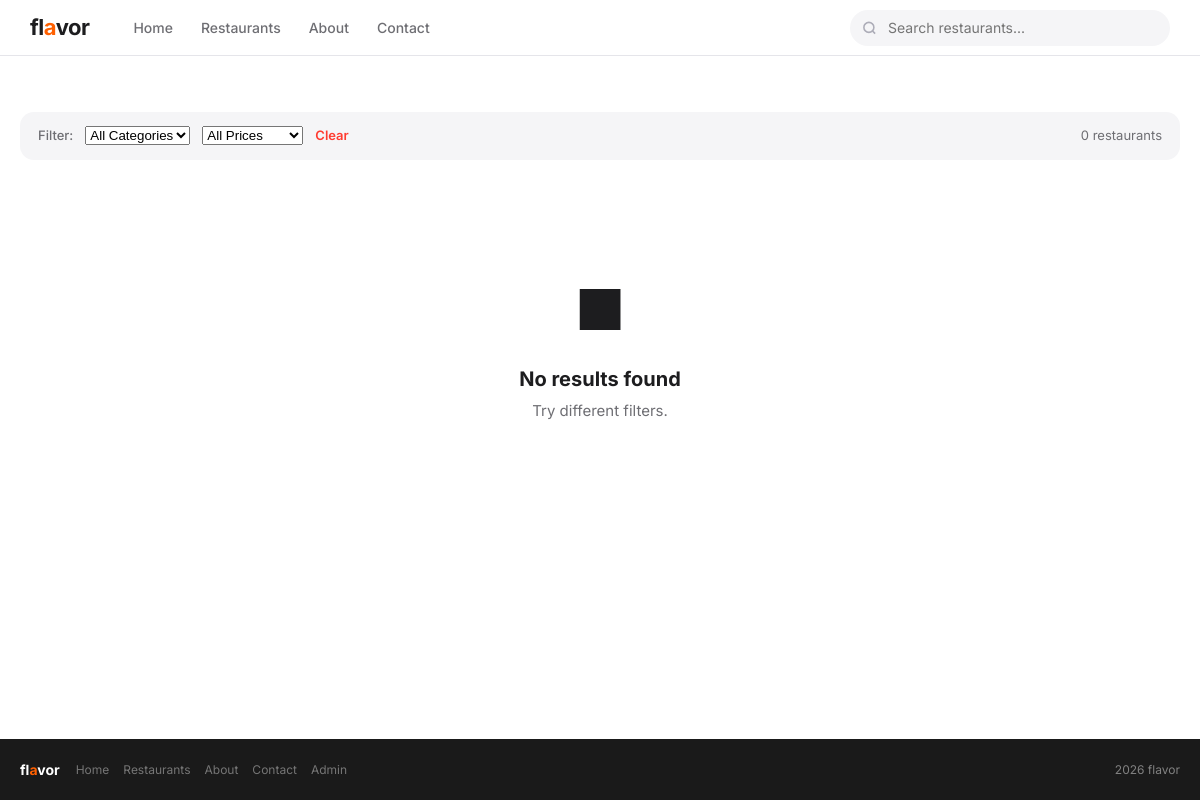
Page /restaurants/?category=1 on the earlier database version.
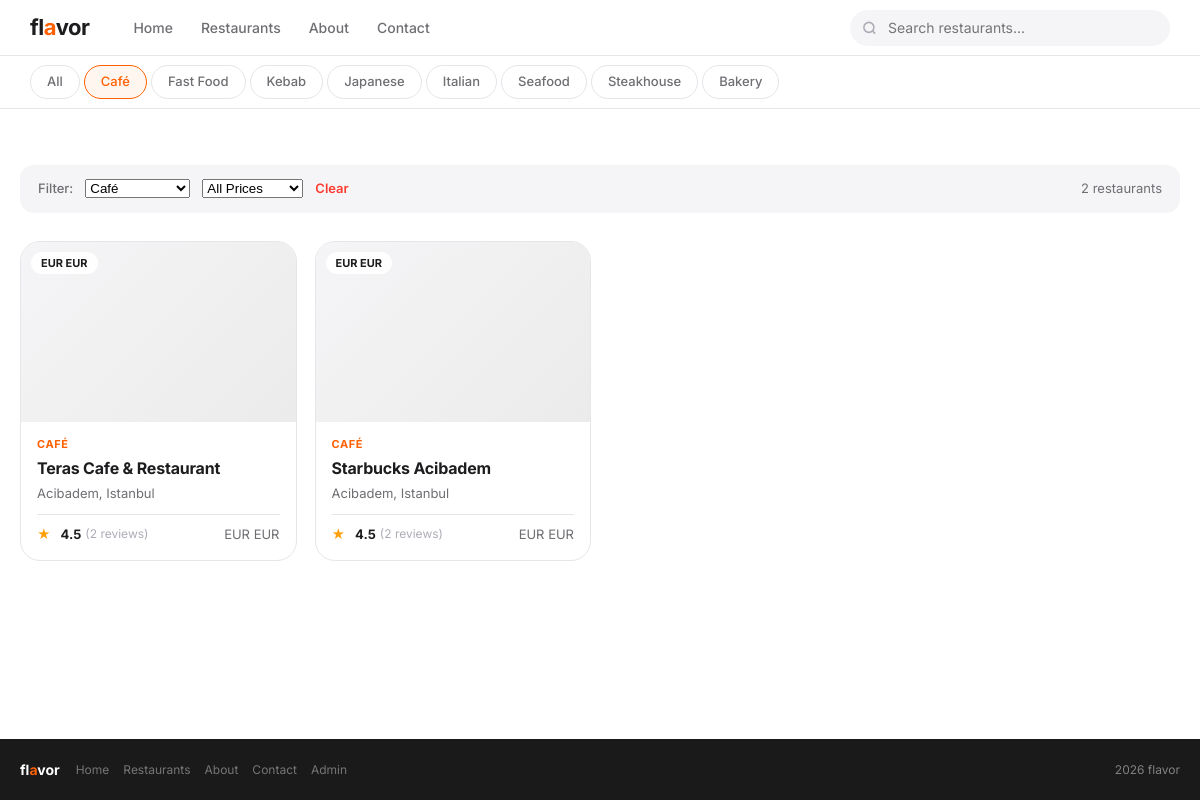
Same page on the later database version.
### restaurants/models.py (models this page shows, shortened)
class Category(models.Model):
    name = models.CharField(max_length=100)
    class Meta:
        verbose_name_plural = 'Categories'
    def __str__(self):
        return self.name

class Restaurant(models.Model):
    name = models.CharField(max_length=200)
    description = models.TextField()
    address = models.CharField(max_length=300)
    phone = models.CharField(max_length=20)
    price_range = models.CharField(max_length=1, choices=PRICE_CHOICES, default='2')
    category = models.ForeignKey(Category, on_delete=models.SET_NULL, null=True)
    location = models.ForeignKey(Location, on_delete=models.SET_NULL, null=True)
    created_at = models.DateTimeField(auto_now_add=True)
    def average_rating(self):
        avg = self.reviews.aggregate(avg=Avg('rating'))['avg']
        return round(avg, 1) if avg else None
    def price_display(self):
        return dict(PRICE_CHOICES).get(self.price_range, 'EUR EUR')

class Location(models.Model):
    city = models.CharField(max_length=100)
    district = models.CharField(max_length=100)
    def __str__(self):
        return f'{self.district}, {self.city}'

### restaurants/views.py (the view)
# urls.py: path('restaurants/', views.restaurant_list, name='restaurant_list'),
def restaurant_list(request):
    restaurants = Restaurant.objects.all().order_by('-created_at')
    categories = Category.objects.all()
    q = request.GET.get('q', '')
    category_id = request.GET.get('category', '')
    price = request.GET.get('price', '')
    if q:
        restaurants = restaurants.filter(name__icontains=q) | restaurants.filter(description__icontains=q)
    if category_id:
        restaurants = restaurants.filter(category_id=category_id)
    if price:
        restaurants = restaurants.filter(price_range=price)
    return render(request, 'restaurants/list.html', {
        'restaurants': restaurants,
        'categories': categories,
    })

### templates/restaurants/list.html (shortened to what this page needs)
{% extends 'base.html' %}
{% block content %}
{% if categories %}
<div class="cat-strip">
<div class="cat-inner">
<a href="{% url 'restaurant_list' %}"
class="cat-btn {% if not request.GET.category %}active{% endif %}">All</a>
{% for cat in categories %}
<a href="?category={{ cat.id }}{% if request.GET.q %}&q={{ request.GET.q }}{% endif %}"
class="cat-btn {% if request.GET.category == cat.id|stringformat:'s' %}active{% endif %}">
{{ cat.name }}
</a>
{% endfor %}
</div>
</div>
{% endif %}
<div class="section">
<div class="wrap">
<form method="get">
<div class="filter-bar">
<span class="filter-label">Filter:</span>
<select name="category" class="filter-sel" onchange="this.form.submit()">
<option value="">All Categories</option>{% for cat in categories %}
<option value="{{ cat.id }}"
{% if request.GET.category == cat.id|stringformat:'s' %}selected{% endif %}>
{{ cat.name }}
</option>
{% endfor %}
</select>
<select name="price" class="filter-sel" onchange="this.form.submit()">
<option value="">All Prices</option>
</select>
{% if request.GET.q or request.GET.category or request.GET.price %}
<a href="{% url 'restaurant_list' %}"
style="font-size:13px;color:#ff3b30;font-weight:600;">Clear</a>
{% endif %}
<span style="margin-left:auto;font-size:13px;color:#6e6e73;">
{{ restaurants|length }} restaurant{{ restaurants|length|pluralize }}
</span>
</div>
</form>
{% if restaurants %}
<div class="cards">
{% for r in restaurants %}
<a href="{% url 'restaurant_detail' r.pk %}" class="card">
<div class="card-img">
<span class="card-badge">{{ r.price_display }}</span>
</div>
<div class="card-body">
<div class="card-cat">{{ r.category }}</div>
<div class="card-name">{{ r.name }}</div>
<div class="card-loc">{{ r.location }}</div>
<div class="card-foot">
{% with avg=r.average_rating cnt=r.reviews.count %}
{% if avg %}
<div style="display:flex;align-items:center;gap:4px">
<span class="stars">★</span>
<span class="rating">{{ avg }}</span>
<span class="rev-cnt">({{ cnt }} review{{ cnt|pluralize }})</span>
</div>
{% else %}
<span class="rev-cnt">No reviews yet</span>
{% endif %}
{% endwith %}
<span class="price-tag">{{ r.price_display }}</span>
</div>
</div>
</a>
{% endfor %}
</div>
{% else %}
<div class="empty">
<div class="empty-icon">■</div>
<h3>No results found</h3>
<p>Try different filters.</p>
</div>
{% endif %}
</div>
</div>
{% endblock %}

### templates/base.html (shortened to what this page needs)
{% load static %}
<!DOCTYPE html>
<html lang="en">
<head>
    <link rel="stylesheet" href="{% static 'css/style.css' %}">
</head>
<body>
    <nav class="nav">
        <div class="nav-inner">
            <a href="{% url 'home' %}" class="nav-brand">fl<span>a</span>vor</a>
            <div class="nav-links">
                <a href="{% url 'home' %}">Home</a>
                <a href="{% url 'restaurant_list' %}">Restaurants</a>
                <a href="{% url 'about' %}">About</a>
                <a href="{% url 'contact' %}">Contact</a>
            </div>
            <div class="nav-search">
                <svg width="15" height="15" viewBox="0 0 24 24" fill="none" stroke="currentColor" stroke-width="2.5">
                    <circle cx="11" cy="11" r="8"></circle>
                    <path d="m21 21-4.35-4.35"></path>
                </svg>
                <form action="{% url 'restaurant_list' %}" method="get">
                    <input type="text" name="q" placeholder="Search restaurants..." value="{{ request.GET.q|default:'' }}">
                </form>
            </div>
        </div>
    </nav>
    <main>{% block content %}{% endblock %}</main>
    <footer>
        <div class="footer-inner">
            <span class="footer-brand">fl<span>a</span>vor</span>
            <div class="footer-links">
                <a href="{% url 'home' %}">Home</a>
                <a href="{% url 'restaurant_list' %}">Restaurants</a>
                <a href="{% url 'about' %}">About</a>
                <a href="{% url 'contact' %}">Contact</a>
                <a href="/admin/">Admin</a>
            </div>
            <span class="footer-copy">2026 flavor</span>
        </div>
    </footer>
</body>
</html>

Differences in the rows shown:
added Category: name "Café"
added Category: name "Fast Food"
added Category: name "Kebab"
added Category: name "Japanese"
added Category: name "Italian"
added Category: name "Seafood"
added Category: name "Steakhouse"
added Category: name "Bakery"
added Restaurant: price_display "EUR EUR", category "CAFÉ", name "Teras Cafe & Restaurant", location "Acibadem, Istanbul", average_rating "4.5", reviews.count "2"
added Restaurant: price_display "EUR EUR", category "CAFÉ", name "Starbucks Acibadem", location "Acibadem, Istanbul", average_rating "4.5", reviews.count "2"
Other differences:
form field category: "All Categories" → "Café"
{{ restaurants|length }}: "0" → "2"
text no longer shown: "■ No results found Try different filters."
text now shown: "All"
